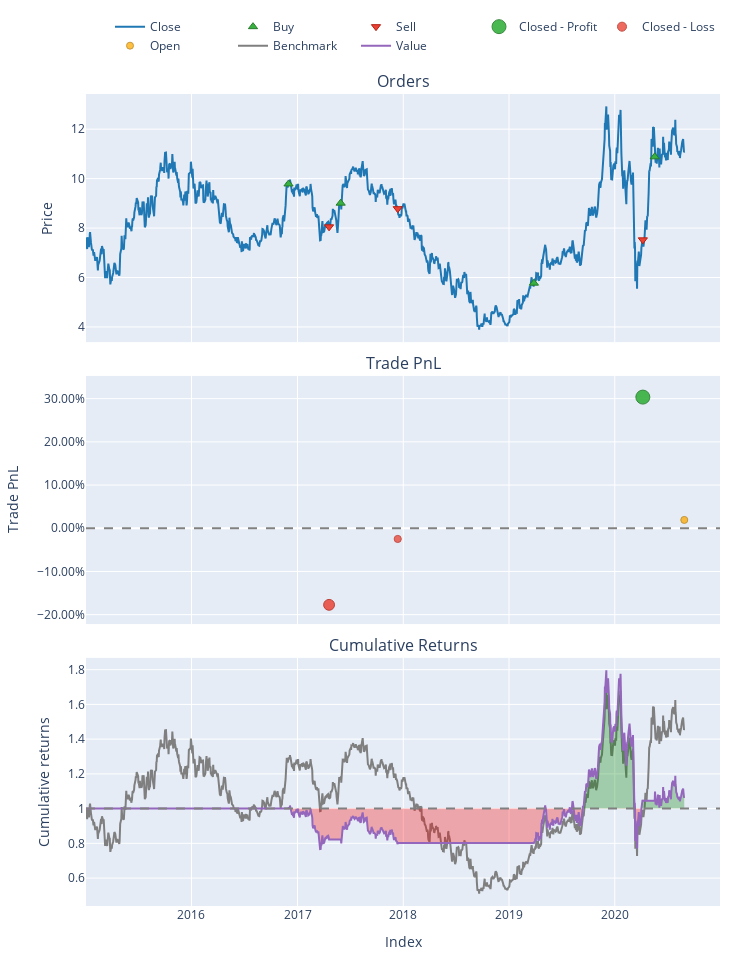

This figure's notebook cell:
### Code cell
# Visualização do Backtest

media_curta = vbt.MA.run(minerva, 42)
media_longa = vbt.MA.run(minerva, 252)

entradas = media_curta.ma_crossed_above(media_longa)
saidas = media_curta.ma_crossed_below(media_longa)

backtest = vbt.Portfolio.from_signals(minerva, entradas, saidas)

backtest.plot().show()

### Figure 1 — Plotly figure (JSON) as saved in the notebook; plotly's stock layout.template omitted (floating-point values rounded to 4 significant figures; data arrays with more than 128 entries replaced by an {"elided": "..."} marker saying what was removed)
{"data": [{"legendgroup": "0", "line": {"color": "#1f77b4"}, "name": "Close", "showlegend": true, "type": "scatter", "uid": "9ced56ed-9eaa-4868-803a-90f91bcc5d43", "x": {"elided": "1409 str values"}, "xaxis": "x", "y": {"elided": "1409 float values"}, "yaxis": "y"}, {"customdata": [[0, 10.22, 0], [2, 9.134, 0], [4, 13.9, 0], [6, 9.613, 0]], "hovertemplate": "Order Id: %{customdata[0]}<br>Timestamp: %{x}<br>Price: %{y}<br>Size: %{customdata[1]:.6f}<br>Fees: %{customdata[2]:.6f}", "legendgroup": "1", "marker": {"color": "#37B13F", "line": {"color": "rgb(38,123,44)", "width": 1}, "size": 8, "symbol": "triangle-up"}, "mode": "markers", "name": "Buy", "type": "scatter", "uid": "1c316908-8f90-4213-a022-8f9c73112a04", "x": ["2016-12-01T00:00:00", "2017-05-30T00:00:00", "2019-03-28T00:00:00", "2020-05-18T00:00:00"], "xaxis": "x", "y": [9.784, 9.007, 5.771, 10.88], "yaxis": "y"}, {"customdata": [[1, 10.22, 0], [3, 9.134, 0], [5, 13.9, 0]], "hovertemplate": "Order Id: %{customdata[0]}<br>Timestamp: %{x}<br>Price: %{y}<br>Size: %{customdata[1]:.6f}<br>Fees: %{customdata[2]:.6f}", "legendgroup": "2", "marker": {"color": "#EA4335", "line": {"color": "rgb(181,31,18)", "width": 1}, "size": 8, "symbol": "triangle-down"}, "mode": "markers", "name": "Sell", "type": "scatter", "uid": "aeac38a8-99ed-4c62-a4a5-41c26f119e86", "x": ["2017-04-20T00:00:00", "2017-12-13T00:00:00", "2020-04-07T00:00:00"], "xaxis": "x", "y": [8.049, 8.784, 7.523], "yaxis": "y"}, {"customdata": [[2, 2, 24.36, 0.3036]], "hovertemplate": "Exit Trade Id: %{customdata[0]}<br>Position Id: %{customdata[1]}<br>Exit Timestamp: %{x}<br>PnL: %{customdata[2]:.6f}<br>Return: %{customdata[3]:.2%}", "legendgroup": "3", "marker": {"color": "#37B13F", "line": {"color": "rgb(38,123,44)", "width": 1}, "opacity": [0.9], "size": [14], "symbol": "circle"}, "mode": "markers", "name": "Closed - Profit", "type": "scatter", "uid": "e401c296-bddf-4215-94de-2ad6fd430eb5", "x": ["2020-04-07T00:00:00"], "xaxis": "x2", "y": [0.3036], "yaxis": "y2"}, {"customdata": [[0, 0, -17.73, -0.1773], [1, 1, -2.036, -0.02475]], "hovertemplate": "Exit Trade Id: %{customdata[0]}<br>Position Id: %{customdata[1]}<br>Exit Timestamp: %{x}<br>PnL: %{customdata[2]:.6f}<br>Return: %{customdata[3]:.2%}", "legendgroup": "4", "marker": {"color": "#EA4335", "line": {"color": "rgb(181,31,18)", "width": 1}, "opacity": [0.8333, 0.7529], "size": [10.89, 7.134], "symbol": "circle"}, "mode": "markers", "name": "Closed - Loss", "type": "scatter", "uid": "890ade40-875d-4562-b3e8-1354e62f414a", "x": ["2017-04-20T00:00:00", "2017-12-13T00:00:00"], "xaxis": "x2", "y": [-0.1773, -0.02475], "yaxis": "y2"}, {"customdata": [[3, 3, 2.018, 0.01929]], "hovertemplate": "Exit Trade Id: %{customdata[0]}<br>Position Id: %{customdata[1]}<br>Exit Timestamp: %{x}<br>PnL: %{customdata[2]:.6f}<br>Return: %{customdata[3]:.2%}", "legendgroup": "5", "marker": {"color": "#FFAA00", "line": {"color": "rgb(178,118,0)", "width": 1}, "opacity": [0.75], "size": [7], "symbol": "circle"}, "mode": "markers", "name": "Open", "type": "scatter", "uid": "d9fbd1fd-a5c8-4155-9c74-96a826fe67f0", "x": ["2020-08-28T00:00:00"], "xaxis": "x2", "y": [0.01929], "yaxis": "y2"}, {"legendgroup": "6", "line": {"color": "#7f7f7f"}, "name": "Benchmark", "showlegend": true, "type": "scatter", "uid": "34467c58-fa11-4920-81d2-e5b35d6efa91", "x": {"elided": "1409 str values"}, "xaxis": "x3", "y": {"elided": "1409 float values"}, "yaxis": "y3"}, {"hoverinfo": "skip", "legendgroup": "7", "line": {"color": "rgba(0, 0, 0, 0)", "width": 0}, "opacity": 0, "showlegend": false, "type": "scatter", "uid": "15c1b4cf-9923-409b-a70e-5768d0a1fedf", "x": {"elided": "1409 str values"}, "xaxis": "x3", "y": {"elided": "1409 int values"}, "yaxis": "y3"}, {"connectgaps": false, "fill": "tonexty", "fillcolor": "rgba(0, 128, 0, 0.3)", "hoverinfo": "skip", "legendgroup": "7", "line": {"color": "rgba(0, 0, 0, 0)", "width": 0}, "opacity": 0, "showlegend": false, "type": "scatter", "uid": "b0227ac0-cbb3-4ac7-a692-cbe8336f54cb", "x": {"elided": "1409 str values"}, "xaxis": "x3", "y": {"elided": "1409 float values"}, "yaxis": "y3"}, {"hoverinfo": "skip", "legendgroup": "7", "line": {"color": "rgba(0, 0, 0, 0)", "width": 0}, "opacity": 0, "showlegend": false, "type": "scatter", "uid": "b545427e-80b9-4901-8a14-fdef7478f134", "x": {"elided": "1409 str values"}, "xaxis": "x3", "y": {"elided": "1409 int values"}, "yaxis": "y3"}, {"connectgaps": false, "fill": "tonexty", "fillcolor": "rgba(255, 0, 0, 0.3)", "hoverinfo": "skip", "legendgroup": "7", "line": {"color": "rgba(0, 0, 0, 0)", "width": 0}, "opacity": 0, "showlegend": false, "type": "scatter", "uid": "aa3095ff-ae63-4a86-a28b-e3f0dbc44da1", "x": {"elided": "1409 str values"}, "xaxis": "x3", "y": {"elided": "1409 float values"}, "yaxis": "y3"}, {"legendgroup": "8", "line": {"color": "#9467bd"}, "name": "Value", "showlegend": true, "type": "scatter", "uid": "fd9ad32a-49a0-4eb1-8574-af542a37b7c6", "x": {"elided": "1409 str values"}, "xaxis": "x3", "y": {"elided": "1409 float values"}, "yaxis": "y3"}, {"hoverinfo": "skip", "legendgroup": "7", "line": {"color": "rgba(0, 0, 0, 0)", "width": 0}, "opacity": 0, "showlegend": false, "type": "scatter", "uid": "02306ae0-501a-4c8f-810d-eaed13492bd6", "x": {"elided": "1409 str values"}, "xaxis": "x3", "y": {"elided": "1409 int values"}, "yaxis": "y3"}], "layout": {"annotations": [{"font": {"size": 16}, "showarrow": false, "text": "Orders", "x": 0.5, "xanchor": "center", "xref": "paper", "y": 1, "yanchor": "bottom", "yref": "paper"}, {"font": {"size": 16}, "showarrow": false, "text": "Trade PnL", "x": 0.5, "xanchor": "center", "xref": "paper", "y": 0.6528, "yanchor": "bottom", "yref": "paper"}, {"font": {"size": 16}, "showarrow": false, "text": "Cumulative Returns", "x": 0.5, "xanchor": "center", "xref": "paper", "y": 0.3056, "yanchor": "bottom", "yref": "paper"}], "height": 960, "legend": {"orientation": "h", "traceorder": "normal", "x": 1, "xanchor": "right", "y": 1.042, "yanchor": "bottom"}, "margin": {"b": 30, "l": 30, "r": 30, "t": 30}, "shapes": [{"line": {"color": "gray", "dash": "dash"}, "type": "line", "x0": 0, "x1": 1, "xref": "paper", "y0": 0, "y1": 0, "yref": "y2"}, {"line": {"color": "gray", "dash": "dash"}, "type": "line", "x0": 0, "x1": 1, "xref": "paper", "y0": 1, "y1": 1, "yref": "y3"}], "showlegend": true, "width": 750, "xaxis": {"anchor": "y", "domain": [0, 1], "matches": "x3", "showticklabels": false}, "xaxis2": {"anchor": "y2", "domain": [0, 1], "matches": "x3", "showticklabels": false}, "xaxis3": {"anchor": "y3", "domain": [0, 1], "title": {"text": "Index"}}, "yaxis": {"anchor": "x", "domain": [0.6944, 1], "title": {"text": "Price"}}, "yaxis2": {"anchor": "x2", "domain": [0.3472, 0.6528], "tickformat": ".2%", "title": {"text": "Trade PnL"}}, "yaxis3": {"anchor": "x3", "domain": [0, 0.3056], "title": {"text": "Cumulative returns"}}}}
